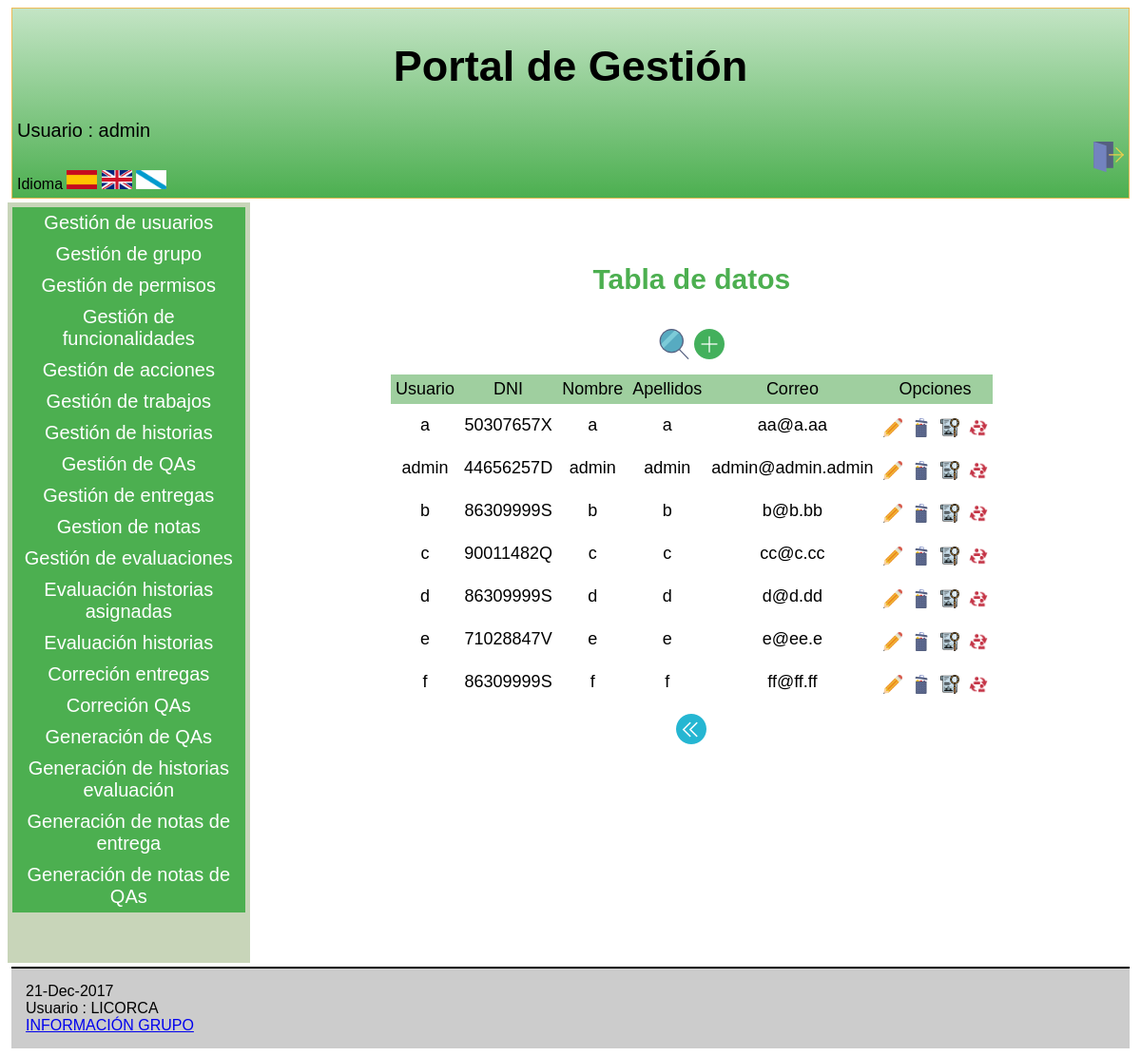
/Controllers/USUARIO_CONTROLLER.php (signed in), run on the app's committed database.
### tables this page shows
CREATE TABLE `USUARIO` (
  `login` varchar(9) NOT NULL,
  `password` varchar(128) NOT NULL,
  `DNI` varchar(9) NOT NULL,
  `Nombre` varchar(30) NOT NULL,
  `Apellidos` varchar(50) NOT NULL,
  `Correo` varchar(40) NOT NULL,
  `Direccion` varchar(60) NOT NULL,
  `Telefono` varchar(11) NOT NULL
  );

### Controllers/USUARIO_CONTROLLER.php (called while the page is built, shortened)
<?php
include '../Models/USUARIO_MODEL.php';
include '../Views/USUARIO/USUARIO_SHOWALL_View.php';
switch ( $_REQUEST[ 'action' ] ) {
	default:
		$USER = new USU_GRUPO(  $_SESSION[ 'login' ],'');
		$ADMIN = $USER->comprobarAdmin();
			if($ADMIN == true){
				if ( !$_POST ) {
			$USUARIO = new USUARIO_MODEL( '', '', '', '', '', '', '', '');
		} else {
			$USUARIO = get_data_form();
		}
		$datos = $USUARIO->SEARCH();
		$lista = array( 'login','DNI','Nombre','Apellidos','Correo');
		$PERMISO = $USER->comprobarPermisos();
		new USUARIO_SHOWALL( $lista, $datos, $PERMISO,true);
			}
}
?>

### Models/USUARIO_MODEL.php (called while the page is built, shortened)
<?php
class USUARIO_MODEL{
	var $login;
    var $password;
	var $DNI;
	var $Nombre;
	var $Apellidos;
    var $Correo;
    var $Direccion;
	var $Telefono;
	var $mysqli;
	function __construct($login,$password,$DNI,$Nombre,$Apellidos,$Correo,$Direccion,$Telefono) {
		$this->login = $login;
        $this->password=$password;
		$this->DNI = $DNI;
		$this->Nombre = $Nombre;
		$this->Apellidos = $Apellidos;
        $this->Correo = $Correo;
        $this->Direccion=$Direccion;
		$this->Telefono = $Telefono;
		include_once '../Functions/BdAdmin.php';
		$this->mysqli = ConectarBD();
	}
	function SEARCH() {
		$sql = "select  login,
                    password,
					DNI,
					Nombre,
					Apellidos,
                    Correo,
                    Direccion,
					Telefono
       			from USUARIO
    			where
    				(
					(BINARY login LIKE '%$this->login%') &&
                    (BINARY password LIKE '%$this->password%') &&
    				(BINARY DNI LIKE '%$this->DNI%') &&
					(BINARY Nombre LIKE '%$this->Nombre%') &&
	 				(BINARY Apellidos LIKE '%$this->Apellidos%') &&
                    (BINARY Correo LIKE '%$this->Correo%') &&
                    (BINARY Direccion LIKE '%$this->Direccion%') &&
	 				(BINARY Telefono LIKE '%$this->Telefono%')
    				)";
		if ( !( $resultado = $this->mysqli->query( $sql ) ) ) {
			return 'Error en la consulta sobre la base de datos';
		} else {
			return $resultado;
		}
	}
}
?>

### Functions/BdAdmin.php (called while the page is built, shortened)
<?php
function ConectarBD()
	{
	    $mysqli = new mysqli("localhost", "userET3", "passET3", "IUET32017");
		return $mysqli;
	}
?>

### Views/USUARIO/USUARIO_SHOWALL_View.php (the view, shortened to what this page needs)
<?php
class USUARIO_SHOWALL {
	function __construct( $lista, $datos, $PERMISO, $admin) {
		$this->lista = $lista;
		$this->datos = $datos;
		$this->PERMISO = $PERMISO;
		$this->admin = $admin;
		$this->render($this->lista,$this->datos,$this->PERMISO,$this->admin);
	}
	function render($lista,$datos,$PERMISO,$admin){
		$this->datos = $datos;
$ADD=false;
$EDIT=false;
$SEARCH=false;
$DELETE=false;
$SHOW=false;
$ASIGN=false;
	if($admin==true){
			    $ADD=true;
			    $DELETE=true;
			    $EDIT=true;
			    $SEARCH=true;
			    $SHOW=true;
			    $ASIGN=true;
	}
	include '../Views/Header.php';
?>
		<div class="seccion">
			<h2>
				<?php echo $strings['Tabla de datos'];?>
			</h2>
			<table>
				<caption style="margin-bottom:10px;">
					<form action='../Controllers/USUARIO_CONTROLLER.php'>
<?php if($SEARCH==true){  ?>
						<button type="submit" name="action" value="SEARCH"><img src="../Views/icon/buscar.png" alt="BUSCAR" /></button>
<?php }
		if($ADD==true){  ?>
						<button type="submit" name="action" value="ADD"><img src="../Views/icon/añadir.png" alt="AÑADIR" /></button>
<?php } ?>
					</form>
				</caption>
				<tr>
<?php
					foreach ( $lista as $atributo ) {
?>
					<th>
						<?php echo $strings[$atributo]?>
					</th>
<?php
					}
		if($EDIT==true || $SHOW==true || $DELETE==true || $ASIGN==true){
?>
					<th colspan="4" >
						<?php echo $strings['Opciones']?>
					</th>
<?php } ?>
				</tr>
<?php
				while ( $fila = mysqli_fetch_array( $this->datos ) ) {
?>
				<tr>
<?php
					foreach ( $lista as $atributo ) {
?>
					<td>
<?php
							echo $fila[ $atributo ];
?>
					</td>
<?php
					}
?>
					<td>
						<form action="../Controllers/USUARIO_CONTROLLER.php" method="get" style="display:inline" >
							<?php if($EDIT==true){ ?>
								<button type="submit" name="action" value="EDIT" ><img src="../Views/icon/modificar.png" alt="<?php echo $strings['Modificar']?>" width="20" height="20" /></button>
						    <?php } ?>
					<td>
							<?php if($DELETE==true){ ?>
								<button type="submit" name="action" value="DELETE" ><img src="../Views/icon/eliminar.png" alt="<?php echo $strings['Eliminar']?>" width="20" height="20" /></button>
							<?php } ?>
					<td>
							<?php if($SHOW==true){ ?>
								<button type="submit" name="action" value="SHOWCURRENT" ><img src="../Views/icon/verDetalles.png" alt="<?php echo $strings['Ver en detalle']?>" width="20" height="20"/></button>
							<?php } ?>
						</form>
				    <td>
							<?php if($ASIGN==true){ ?>
						<form action="../Controllers/USU_GRUPO_CONTROLLER.php" method="get" style="display:inline" >
							<button type="submit" ><img src="../Views/icon/cambioGrupo.png" width="20" height="20"/></button>
						</form>
							<?php } ?>
				</tr>
<?php
				}
?>
			</table>
			<form action='../Controllers/USUARIO_CONTROLLER.php' method="post">
				<button type="submit"><img src="../Views/icon/atras.png" alt="<?php echo $strings['Atras']?>" /></button>
			</form>
		</div>
<?php
		include '../Views/Footer.php';
		}
		}
?>

### Views/css/estilos.css (style rules this page uses)
body { font-family: Arial; background: white; }
h2 { text-align:center; font-size: 30px; color: #4CAF50; }
table { padding:1px; margin-top:0px; border-spacing:0px; font-family: Arial; font-size: 20px; border: 0px solid #000; margin: 0 auto ; text-align: left; }
th,td { padding: 5px; text-align: center; font-size: 18px; border: 0px solid #000; }
th { background-color: #9fcf9f; font-weight:normal; border: 0px solid #000; }
.seccion { padding:10px; padding-bottom: 30px; margin: 20px; text-align:center; }
button { background-color:white; border: none; margin-top: 10px; padding:0px; }

### data on the page
usuario: login "a", DNI "50307657X", Nombre "a", Apellidos "a", Correo "aa@a.aa"
usuario: login "admin", DNI "44656257D", Nombre "admin", Apellidos "admin", Correo "admin@admin.admin"
usuario: login "b", DNI "86309999S", Nombre "b", Apellidos "b", Correo "b@b.bb"
usuario: login "c", DNI "90011482Q", Nombre "c", Apellidos "c", Correo "cc@c.cc"
usuario: login "d", DNI "86309999S", Nombre "d", Apellidos "d", Correo "d@d.dd"
usuario: login "e", DNI "71028847V", Nombre "e", Apellidos "e", Correo "e@ee.e"
usuario: login "f", DNI "86309999S", Nombre "f", Apellidos "f", Correo "ff@ff.ff"

### other printed values
$strings['Portal de Gestión'] "Portal de Gestión"
$strings['Usuario'] "Usuario"
$_SESSION['login'] "admin"
$strings['idioma'] "Idioma"
$strings['Gestion de usuarios'] "Gestión de usuarios"
$strings['Gestion de grupo'] "Gestión de grupo"
$strings['Gestión de permisos'] "Gestión de permisos"
$strings['Gestion de funcionalidades'] "Gestión de funcionalidades"
$strings['Gestion de acciones'] "Gestión de acciones"
$strings['Gestion de trabajos'] "Gestión de trabajos"
$strings['Gestion de historias'] "Gestión de historias"
$strings['Gestión de QAs'] "Gestión de QAs"
$strings['Gestion de entregas'] "Gestión de entregas"
$strings['Gestion de notas'] "Gestion de notas"
$strings['Gestion de evaluaciones'] "Gestión de evaluaciones"
